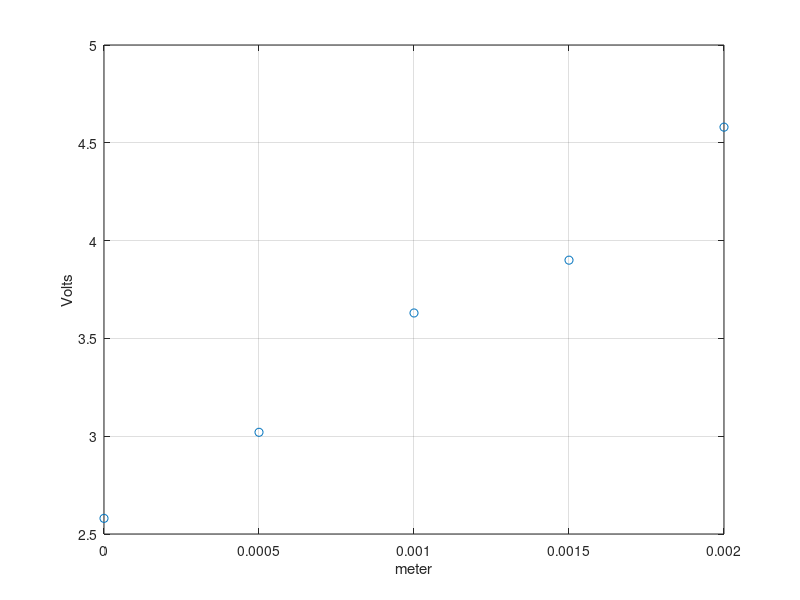
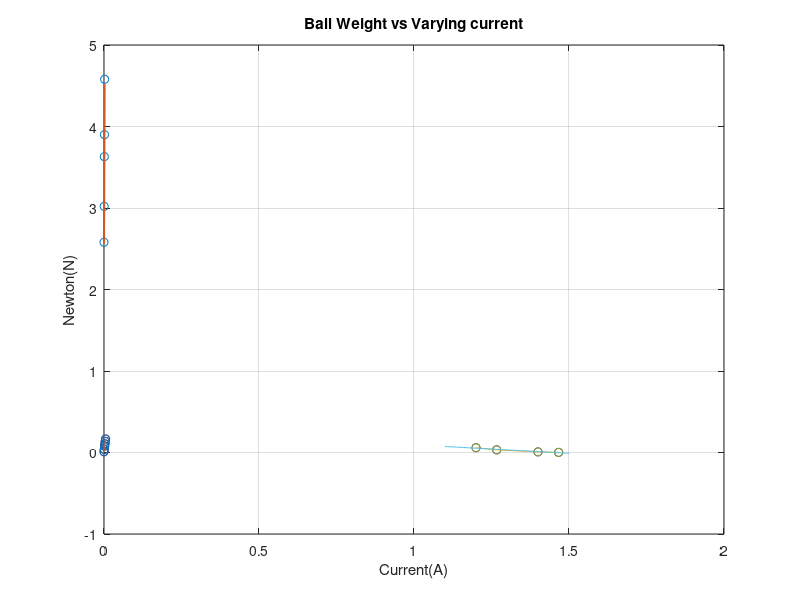

The MATLAB source for these figures, in order:
%%lab5a: ball mass = 28.1 g, equilibrium position = -2 mm from center
%% part3b: a
dx = (1e-3)*[0 0.5 1 1.5 2]; %% offset from equilibrium point (m.)
volt = [2.58 3.02 3.63 3.9 4.58]; %% voltage

plot(dx, volt, 'o'),grid, xlabel('meter'), ylabel('Volts')
line_a = polyfit(dx,volt,1)
slope = line_a(1)
a = slope;
a = abs(a)

%%%%%%%%% Plots
figure
plot(dx, volt, 'o'),grid, xlabel('Meter'), ylabel('Volts')
x_test = linspace(0.000, 0.002);
y_test = x_test * line_a(1) + line_a(2);
hold on
plot(x_test, y_test, 'LineWidth', 1.5)
title('Light Sensor Voltage vs Ball height')

%% part4b: ki
W = (9.8/1000)*[0.14 0.8 3.3 6]; %% Weight (N)
I_o = (20/3)*[0.22 0.21 0.19 0.18]; %% voltage required to weight = 0.05 g
% I_o = [1.466666667 1.393333333 1.293333333 1.186666667]

plot(I_o,W)
title('Voltage required to pick up ball vs ball position')
xlabel('Deviation from equilibrium point (m)');
ylabel('Voltage (V)');

plot(I_o, W, 'o'), grid, xlabel('current'), ylabel('newton')
line_ki = polyfit(I_o,W,1)
slope = line_ki(1)
ki = slope
Ki = abs(ki)

%%%%%%%%% Plot 
plot(I_o, W, 'o'), grid, xlabel('current'), ylabel('newton')
x_test = linspace(1.1, 1.5);
y_test = x_test * line_ki(1) + line_ki(2);
hold on
plot(x_test, y_test)
title('Ball Weight vs Varying current')
xlabel('Current(A)')
ylabel('Newton(N)')

%% part 5b: kx
x = (1e-3)*[0 1 2 3 4 5]; %%%  m
W = (9.8/1000)*[1 3.8 8.1 10.9 13.9 16.9]; %%% N.

plot(x, W, 'o'), grid, xlabel('Deviation'), ylabel('newton')
line_kx = polyfit(x,W,1)
slope = line_kx(1)
kx = slope
Kx = abs(kx)

%%%%%%%%% Plot 
plot(x, W, 'o'), grid, xlabel('current'), ylabel('newton')
x_test = linspace(0, 0.005);
y_test = x_test * line_kx(1) + line_kx(2);
hold on
plot(x_test, y_test)
title('Ball Weight vs Varying current')
xlabel('Current(A)')
ylabel('Newton(N)')